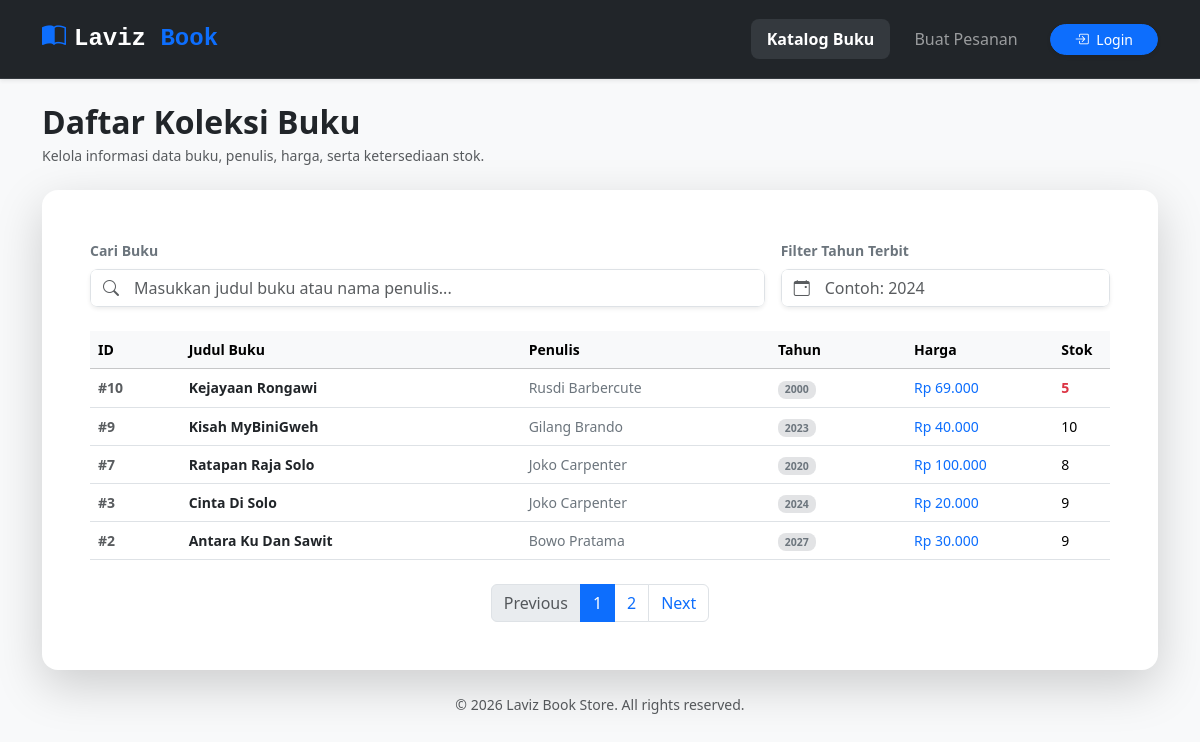
The page /pertemuan10/index.php on the database as committed earlier.
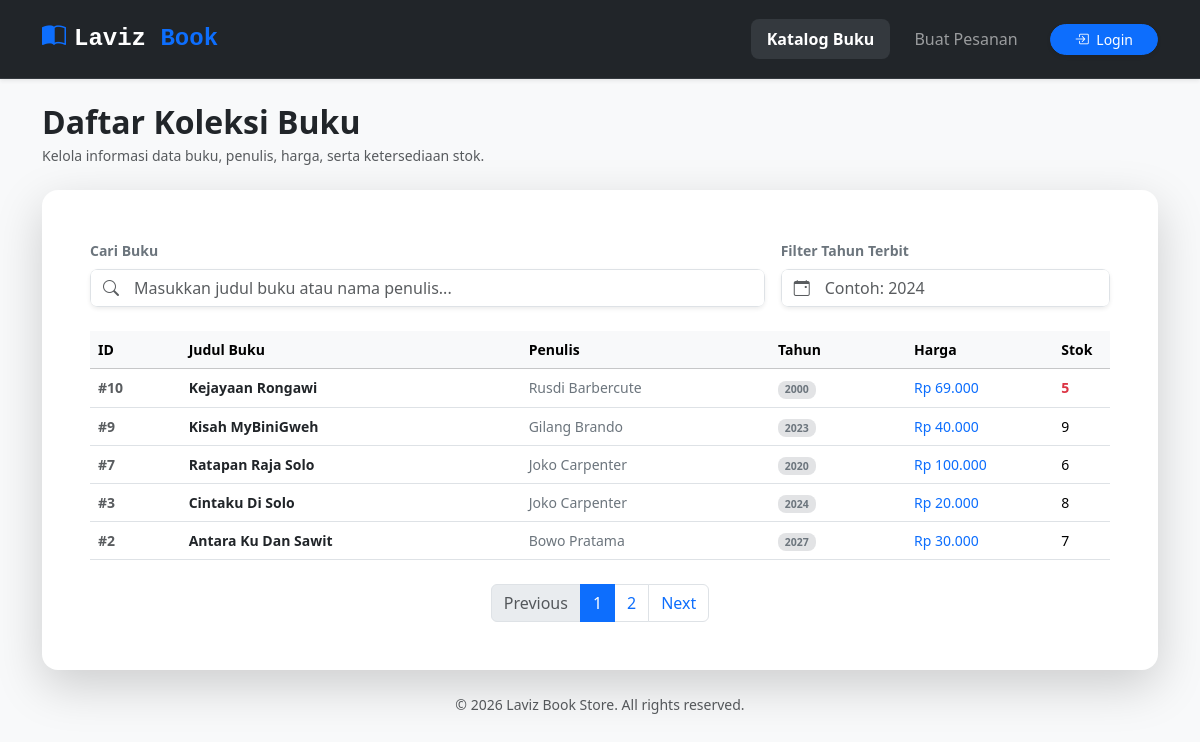
The same page on the database as committed later.
### tables this page shows
CREATE TABLE `buku` (
  `id` int NOT NULL,
  `judul` varchar(255) NOT NULL,
  `penulis` varchar(255) NOT NULL,
  `tahun_terbit` int NOT NULL,
  `harga` decimal(10,2) NOT NULL,
  `stok` int NOT NULL
);

### pertemuan10/proses_index.php (called while the page is built, shortened)
<?php
include "koneksi.php";
$limit = 5;
$page = isset($_GET['page']) ? (int)$_GET['page'] : 1;
$offset = ($page - 1) * $limit;
$cari_judul = isset($_GET['judul']) ? trim($_GET['judul']) : '';
$cari_tahun = isset($_GET['tahun_terbit']) ? trim($_GET['tahun_terbit']) : '';
$filter = "";
$countSql = "SELECT COUNT(*) as total FROM buku WHERE 1=1 $filter";
$countResult = $conn->query($countSql);
$totalData = $countResult->fetch_assoc()['total'];
$totalPages = ceil($totalData / $limit);
$sql = "SELECT * FROM buku WHERE 1=1 $filter ORDER BY id DESC LIMIT $limit OFFSET $offset";
$result = $conn->query($sql);

### pertemuan10/index.php (the view, shortened to what this page needs)
<?php
include "proses_index.php";
$page_active = 'home';
?>
<!DOCTYPE html>
<html lang="en">
<head>
    <link href="https://cdn.jsdelivr.net/npm/bootstrap@5.3.8/dist/css/bootstrap.min.css" rel="stylesheet">
    <link rel="stylesheet" href="https://cdn.jsdelivr.net/npm/bootstrap-icons@1.11.3/font/bootstrap-icons.min.css">
</head>
<body class="bg-light">
    <?php include "include/nav.php" ?>
    <div class="container py-4">
        <div class="d-flex justify-content-between align-items-center mb-4">
            <div>
                <h2 class="fw-bold text-dark mb-1">Daftar Koleksi Buku</h2>
                <p class="text-muted small mb-0">Kelola informasi data buku, penulis, harga, serta ketersediaan stok.</p>
            </div>
        </div>
        <div class="card border-0 shadow-lg rounded-4 overflow-hidden">
            <div class="card-body p-4 p-sm-5">
                <form method="GET" action="index.php" id="bukuFilterForm" class="row g-3 mb-4">
                    <div class="col-md-8">
                        <label class="form-label text-secondary small fw-semibold">Cari Buku</label>
                        <div class="input-group shadow-sm rounded-3 overflow-hidden">
                            <span class="input-group-text bg-white border-end-0 text-muted"><i class="bi bi-search"></i></span>
                            <input type="text" name="judul" id="inputCariJudul" class="form-control border-start-0 ps-1" placeholder="Masukkan judul buku atau nama penulis..." value="<?= htmlspecialchars($cari_judul) ?>">
                        </div>
                    </div>
                    <div class="col-md-4">
                        <label class="form-label text-secondary small fw-semibold">Filter Tahun Terbit</label>
                        <div class="input-group shadow-sm rounded-3 overflow-hidden">
                            <span class="input-group-text bg-white border-end-0 text-muted"><i class="bi bi-calendar-event"></i></span>
                            <input type="number" name="tahun_terbit" id="inputCariTahun" class="form-control border-start-0 ps-1" placeholder="Contoh: 2024" value="<?= htmlspecialchars($cari_tahun) ?>" onchange="document.getElementById('bukuFilterForm').submit()">
                        </div>
                    </div>
                </form>
                <div class="table-responsive">
                    <table class="table table-hover align-middle mb-0">
                        <thead class="table-light text-secondary small fw-semibold">
                            <tr>
                                <th style="width: 8%">ID</th>
                                <th style="width: 30%">Judul Buku</th>
                                <th style="width: 22%">Penulis</th>
                                <th style="width: 12%">Tahun</th>
                                <th style="width: 13%">Harga</th>
                                <th style="width: 5%">Stok</th>
                            </tr>
                        </thead>
                        <tbody class="text-dark small">
                            <?php if ($result && $result->num_rows > 0): ?>
                                <?php while ($row = $result->fetch_assoc()): ?>
                                    <tr>
                                        <td class="fw-bold text-muted">#<?= $row["id"] ?></td>
                                        <td class="text-capitalize fw-semibold text-dark"><?= htmlspecialchars($row["judul"]) ?></td>
                                        <td class="text-capitalize text-secondary"><?= htmlspecialchars($row["penulis"]) ?></td>
                                        <td><span class="badge bg-secondary-subtle text-secondary px-2.5 py-1.5 rounded-3"><?= $row["tahun_terbit"] ?></span></td>
                                        <td class="fw-medium text-primary">Rp <?= number_format($row["harga"], 0, ',', '.') ?></td>
                                        <td>
                                            <span class="<?= ($row["stok"] <= 5) ? 'fw-bold text-danger' : 'fw-medium' ?>"><?= $row["stok"] ?></span>
                                        </td>
                                    </tr>
                                <?php endwhile; ?>
                            <?php endif; ?>
                        </tbody>
                    </table>
                </div>
                <?php if ($totalPages > 1): ?>
                    <nav class="mt-4">
                        <ul class="pagination justify-content-center mb-0">
                            <li class="page-item <?= ($page <= 1) ? 'disabled' : '' ?>">
                                <a class="page-link" href="?page=<?= $page - 1 ?>&judul=<?= urlencode($cari_judul) ?>&tahun_terbit=<?= urlencode($cari_tahun) ?>">Previous</a>
                            </li>
                            <?php for ($i = 1; $i <= $totalPages; $i++): ?>
                                <li class="page-item <?= ($i == $page) ? 'active' : '' ?>">
                                    <a class="page-link" href="?page=<?= $i ?>&judul=<?= urlencode($cari_judul) ?>&tahun_terbit=<?= urlencode($cari_tahun) ?>"><?= $i ?></a>
                                </li>
                            <?php endfor; ?>
                            <li class="page-item <?= ($page >= $totalPages) ? 'disabled' : '' ?>">
                                <a class="page-link" href="?page=<?= $page + 1 ?>&judul=<?= urlencode($cari_judul) ?>&tahun_terbit=<?= urlencode($cari_tahun) ?>">Next</a>
                            </li>
                        </ul>
                    </nav>
                <?php endif; ?>
            </div>
        </div>
        <p class="text-center text-muted small mt-4">&copy; 2026 Laviz Book Store. All rights reserved.</p>
    </div>
</body>
</html>

### pertemuan10/include/nav.php (shortened to what this page needs)
<?php
$user_role = isset($_SESSION['role']) ? $_SESSION['role'] : 'tamu';
?>
<nav class="navbar navbar-expand-lg navbar-dark bg-dark shadow-sm border-bottom border-secondary border-opacity-25 py-3">
    <div class="container">
        <a href="<?= BASE_URL ?>/index.php" class="navbar-brand fw-bold fs-4 text-white font-monospace">
            <i class="bi bi-book-half text-primary me-2"></i>Laviz <span class="text-primary">Book</span>
        </a>
        <div class="collapse navbar-collapse" id="navbarNav">
            <ul class="navbar-nav ms-auto align-items-center gap-2">
                <li class="nav-item">
                    <a href="<?= BASE_URL ?>/index.php"
                    class="nav-link px-3 rounded-3 <?= ($page_active === 'home') ? 'active bg-secondary bg-opacity-25 fw-semibold text-white' : '' ?>">
                        Katalog Buku
                    </a>
                </li>
                <li class="nav-item">
                    <a href="<?= BASE_URL ?>/transaksi/transaksi.php"
                    class="nav-link px-3 rounded-3 <?= ($page_active === 'transaksi') ? 'active bg-secondary bg-opacity-25 fw-semibold text-white' : '' ?>">
                        Buat Pesanan
                    </a>
                </li>
                <?php if (isset($_SESSION['login_Un51k4']) && $_SESSION['login_Un51k4'] === true): ?>
                    <li class="nav-item">
                        <a href="<?= BASE_URL ?>/transaksi/lihat_transaksi.php"
                        class="nav-link px-3 rounded-3 <?= ($page_active === 'riwayat') ? 'active bg-secondary bg-opacity-25 fw-semibold text-white' : '' ?>">
                            Riwayat Pesanan
                        </a>
                    </li>
                    <li class="nav-item dropdown ms-lg-2">
                        <button class="user-dropdown-btn dropdown-toggle shadow-none custom-toggle" data-bs-toggle="dropdown" aria-expanded="false">
                            <div class="user-avatar-initial">
                                <?= strtoupper(substr($_SESSION['username'] ?? 'U', 0, 1)); ?>
                            </div>
                            <div class="user-info-block d-none d-md-flex">
                                <span class="user-name-text"><?= htmlspecialchars($_SESSION['username'] ?? 'User') ?></span>
                                <span class="user-role-text"><?= htmlspecialchars($user_role) ?></span>
                            </div>
                        </button>
                        <ul class="dropdown-menu dropdown-menu-end shadow border-0 mt-2 rounded-3">
                            <li>
                                <a class="dropdown-item py-2" href="<?= BASE_URL; ?>/profile/index.php">
                                    <i class="bi bi-person-circle me-2 text-primary"></i> Profil
                                </a>
                            </li>
                            <li>
                                <hr class="dropdown-divider my-1">
                            </li>
                            <li>
                                <a class="dropdown-item text-danger py-2" href="<?= BASE_URL; ?>/auth/logout.php" onclick="return confirm('Yakin ingin logout?')">
                                    <i class="bi bi-box-arrow-right me-2"></i> Logout
                                </a>
                            </li>
                        </ul>
                    </li>
                <?php else: ?>
                    <li class="nav-item ms-lg-2">
                        <a href="<?= BASE_URL ?>/auth/login.php" class="btn btn-primary btn-sm px-4 rounded-pill fw-medium shadow-sm">
                            <i class="bi bi-box-arrow-in-right me-1"></i> Login
                        </a>
                    </li>
                <?php endif; ?>
            </ul>
        </div>
    </div>
</nav>

Rows that differ between the two databases and show on the page:
changed buku "Kisah MyBiniGweh": stok "10" → "9"
changed buku "Ratapan Raja Solo": stok "8" → "6"
changed buku id 3: judul "Cinta Di Solo" → "Cintaku Di Solo"; stok "9" → "8"
changed buku "Antara Ku Dan Sawit": stok "9" → "7"
